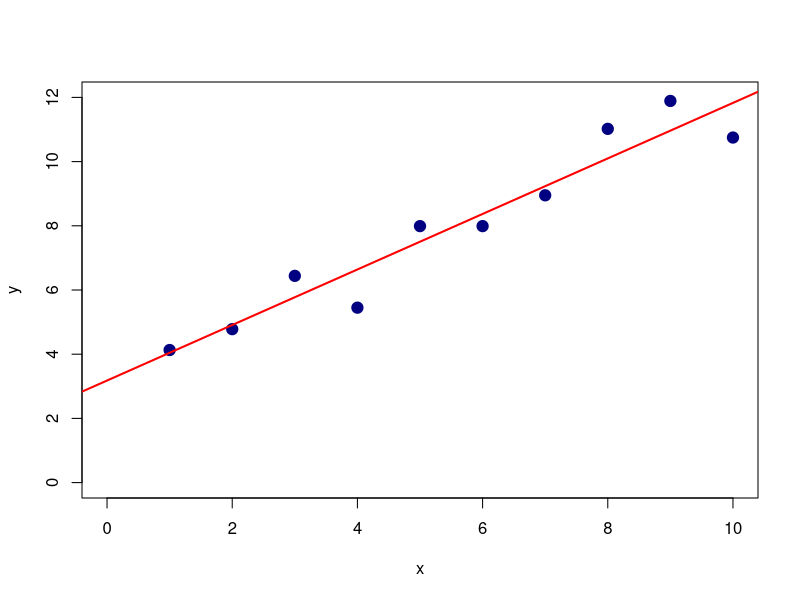

This figure's R source:
## ---- chunk 1
knitr::opts_chunk$set(echo = TRUE)
library(kableExtra)
## ---- chunk 2
x <- 1:10
y <-  c(4.13,  4.78,  6.44,  5.45,  7.99,  7.99,  8.95, 11.02, 11.89, 10.75)
plot(x, y, xlim = c(0,10), ylim = c(0,12), col = "navy", pch = 19, cex = 1.5)
abline(3.18, 0.865, col = "red", lwd = 2)
## ---- chunk 3
# Get number of observations.
n <- length(x)

# Calculate necessary sums.
sumx <- sum(x = x)
sumy <- sum(x = y)
sumxy <- sum(x = x*y)
sumxx <- sum(x = x^2)
sumyy <- sum(y^2)

# Calculate Sxy, Sxx, and Syy.
Sxy <- sumxy - 1/n*sumx*sumy
Sxx <- sumxx - 1/n*sumx^2
Syy = sumyy - sumy^2/n

# Recalculate least squares estimate of slope and y-intercept.
hb1 <- Sxy/Sxx
hb0 <- (sumy - hb1*sumx)/n

# Calculate SSE.
SSE <- Syy - hb1*Sxy

# Calculate sample variance.
sampleVar <- SSE/(n-2)
## ---- chunk 4
c00 <- sumxx/(n*Sxx)
## ---- chunk 5
tval <- (hb0 - 2)/sqrt(sampleVar*c00)
## ---- chunk 6
pval <- 2*pt(q = tval, df = n-2, lower.tail = FALSE)
## ---- chunk 7
# Radius/half-width of confidence interval
rad <- sqrt(sampleVar*c00)*qt(p = 0.025, df = n - 2, lower.tail = FALSE)

# Lower and upper limit of the confidence interval.
lb <- hb0 - rad
ub <- hb0 + rad
